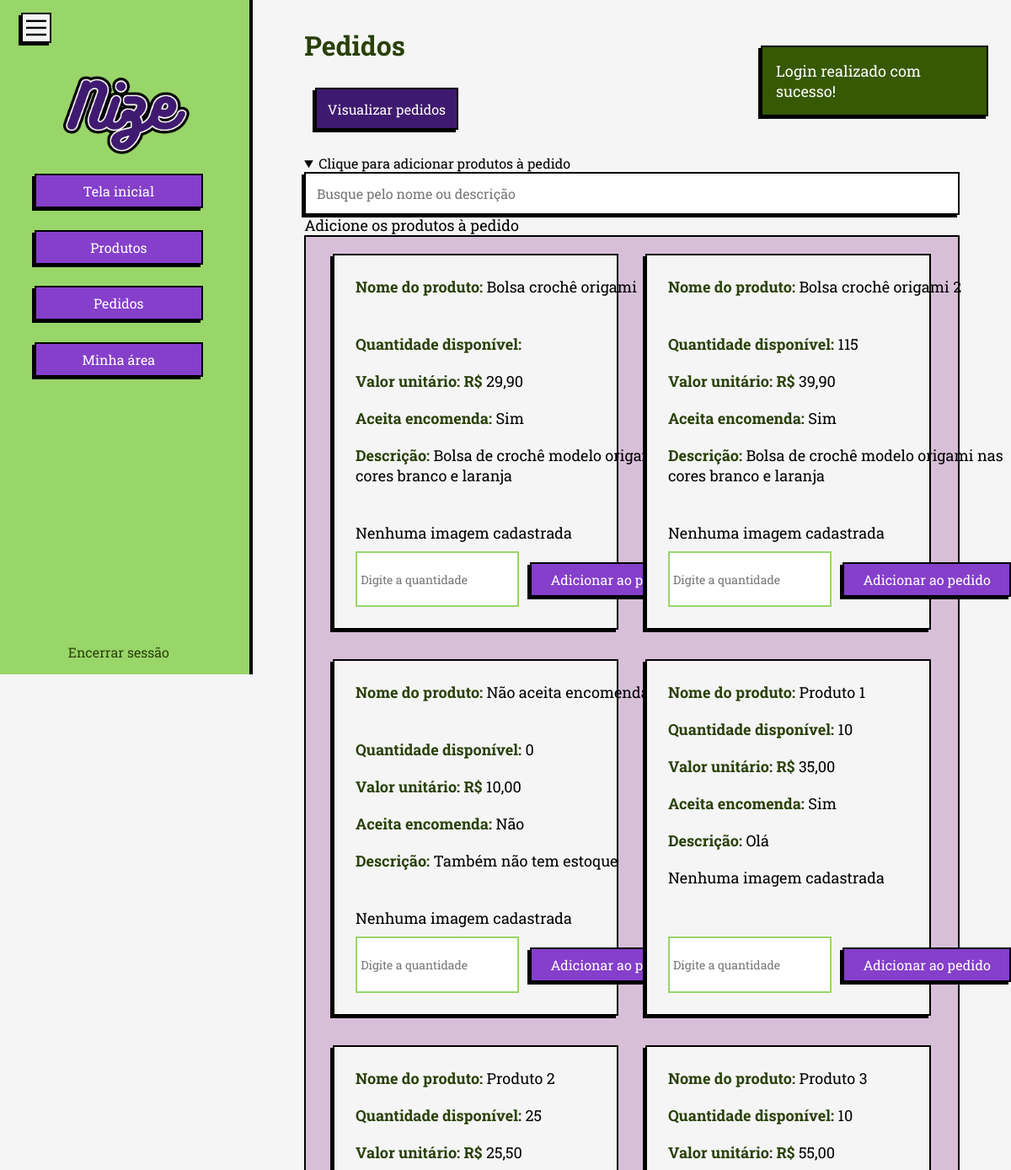
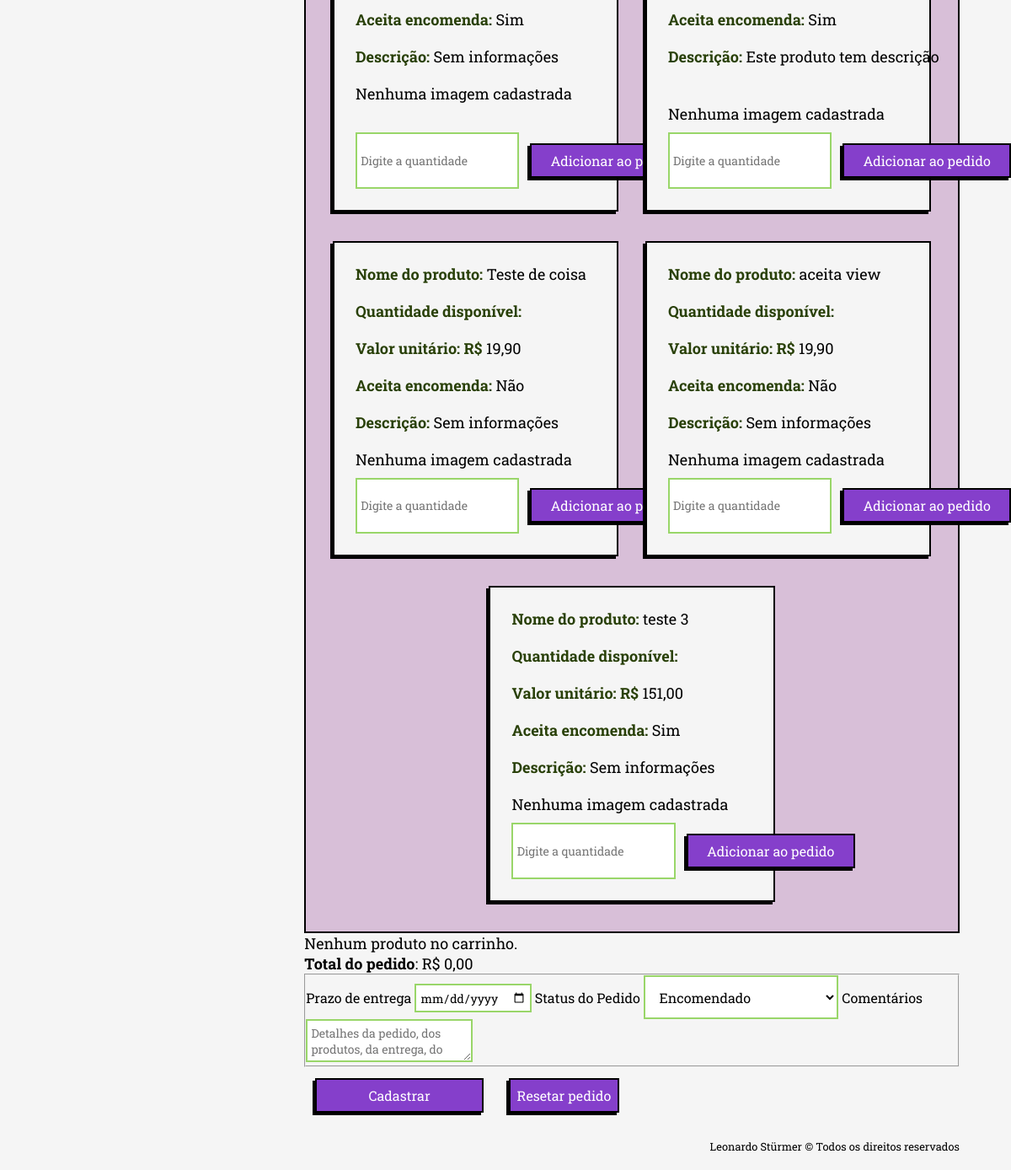
The page /php/view/gui_pedidos.php (signed in) on the database its author committed (2 pictures, top to bottom).
### tables this page shows
CREATE TABLE produtos (
            id_produto INTEGER PRIMARY KEY AUTOINCREMENT NOT NULL,
            id_usuario INTEGER NOT NULL,
            nome TEXT NOT NULL,
            valor_unitario REAL NOT NULL,
            quantidade INTEGER NULL,
            imagem TEXT NULL,
            aceita_encomenda INTEGER NULL,
            descricao TEXT NULL,
            valor_custo REAL NULL, aceita_visualizacao INTEGER NULL,
            FOREIGN KEY (id_usuario) REFERENCES usuario (id_usuario)
    );

### php/persistence/conexaoBanco.class.php (called while the page is built, shortened)
<?php
class ConexaoBanco extends PDO {
    private static $instancia = null;
    public static function getInstancia() {
        if (!isset(self::$instancia)) {
            try {
                $caminhoBanco = __DIR__ . '/nize_database.db';
                $dsn = "sqlite:" . $caminhoBanco;
                self::$instancia = new ConexaoBanco($dsn, null, null);
                self::$instancia->setAttribute(PDO::ATTR_ERRMODE, PDO::ERRMODE_EXCEPTION);
                self::$instancia->setAttribute(PDO::ATTR_DEFAULT_FETCH_MODE, PDO::FETCH_ASSOC);
            } catch (PDOException $e) {
                $msg_erro = urlencode("Erro ao conectar com o banco SQLite: " . $e->getMessage());
                header("location:../view/gui_erro.php?msg=" . $msg_erro);
                exit;
            }
        }
        return self::$instancia;
    }
}

### php/model/usuario.class.php (called while the page is built, shortened)
<?php
class Usuario{
    public function __get($attribute){
        return $this->$attribute;
    }
}
?>

### php/dao/produtodao.class.php (called while the page is built, shortened)
<?php
require_once '../persistence/conexaoBanco.class.php';
class ProdutoDAO{
    private $conexao;
    public function __construct() {
        $this-> conexao = ConexaoBanco::getInstancia();
    }
    public function listarTodosProdutos($id_usuario) : array {
        try{
            $sql = $this->conexao->prepare("SELECT * FROM produtos WHERE id_usuario = :id_usuario ORDER BY nome ASC");
            $sql->bindValue(":id_usuario", $id_usuario);
            $sql->execute();
            return $sql->fetchAll(PDO::FETCH_ASSOC);
        } catch (Exception $e){
            $_SESSION['msg'] = "Erro ao listar produtos";
            header("location:../view/gui_visualizacao_produtos.php");
            exit;
        }
    }
}

### php/view/gui_pedidos.php (the view, shortened to what this page needs)
<?php
require_once '../model/usuario.class.php';
require_once '../dao/produtodao.class.php';
$usuario = unserialize($_SESSION['usuario_logado']);
$produtoDAO = new ProdutoDAO();
$listaProdutos = $produtoDAO->listarTodosProdutos($usuario->id_usuario);
?>
<!DOCTYPE html>
<html lang="pt-br">
<head>
    <link rel="stylesheet" href="../../css/normalize.css">
    <link rel="stylesheet" href="../../css/query.css">
    <link rel="stylesheet" href="../../css/style.css">
</head>
<body>
    <details class="coll-sidenav" open>
        <summary><span class="material-symbols-outlined">dehaze</span></summary>
        <div class="sidenav">
            <img src="../../img/logo/nize_new.png" alt="Nize" id="logo-sidenav">
            <a href="tela_inicial.php">Tela inicial</a>
            <a href="gui_visualizacao_produtos.php">Produtos</a>
            <a href="gui_visualizacao_pedidos.php">Pedidos</a>
            <a href="gui_minha_area.php">Minha área</a>
            <a href="../controller/logout.php" id="btn-sair">Encerrar sessão</a>
        </div>
    </details>
    <div class="conteudo-pagina">
    <main>
        <?php
            if (isset($_SESSION["msg"])) {
                echo "<div id='session-msg'>" . $_SESSION['msg'].  "</div>";
            }
        ?>
        <div class="internal-nav">
            <h1>Pedidos</h1>
            <div class="internal-nav-links">
                <a href="gui_visualizacao_pedidos.php">Visualizar pedidos</a>
            </div>
        </div>
            <details open>
                <summary style="cursor: pointer;">Clique para adicionar produtos à pedido</summary>
                    <div class="adicionar-produtos">
                        <form onsubmit="return false;">
                            <input type="text" id="pesquisa-produtos" class="input-pesquisa" placeholder="Busque pelo nome ou descrição" autocomplete="off">
                        </form>
                        <p>Adicione os produtos à pedido</p>
                        <div class="lista-produtos">
                            <?php if (!empty($listaProdutos)): ?>
                                <?php foreach ($listaProdutos as $item):?>
                                    <div class="product-view">
                                        <p><strong>Nome do produto:</strong> <?php echo htmlspecialchars(mb_convert_encoding($item['nome'], "UTF-8", "AUTO")); ?></p>
                                        <p><strong>Quantidade disponível:</strong> <?php echo htmlspecialchars($item['quantidade']);?> </p>
                                        <p><strong>Valor unitário: R$</strong> <?php echo number_format((float)$item['valor_unitario'], 2, ',', '.') ?> </p>
                                        <p><strong>Aceita encomenda:</strong> <?php if ($item['aceita_encomenda']) {echo "Sim";} else {echo "Não"; } ?></p>
                                        <p><strong>Descrição:</strong> <?php if (htmlspecialchars($item['descricao'])) { echo htmlspecialchars($item['descricao']); } else { echo 'Sem informações';}?></p>
                                        <?php if($item['imagem']){
                                                echo "<img src='uploads/" . htmlspecialchars($item['imagem']) . "' alt='imagem do produto' class='img-produtos'>";
                                            } else {
                                                echo "<p class='img-produtos'>Nenhuma imagem cadastrada</p>";
                                            } ?>
                                        <form action="../controller/pedidoControle.php" method="get" class="product-btns">
                                            <input type="number" name="quantidadeVendida" id="quantidadeVendida" class="input-pedido" maxlength="3" placeholder="Digite a quantidade" autocomplete="off">
                                            <input type="submit" class="btn-add" value="Adicionar ao pedido">
                                        </form>
                                    </div>
                                    <?php endforeach; ?>
                                <?php else: echo "Nenhum produto cadastrado." ?>
                            <?php endif; ?>
                        </div>
                    </div>
            </details>
            <div class="produtos-no-pedido">
                <?php
                if (!empty($_SESSION['carrinho'])) {
                    foreach ($_SESSION['carrinho'] as $id_produto => $quantidade) {
                        $produtoVendido = $produtoDAO->buscarPorId($id_produto);
                        if ($produtoVendido) {
                            $valor_unitario = (float)$produtoVendido['valor_unitario'];
                            $quantidade =  (int)$quantidade;
                            $valor = $valor_unitario * $quantidade;
                            $_SESSION['total_compra'] += $valor;
                            echo "<h4>Produto</b>: " . htmlspecialchars($produtoVendido['nome']) . "</h4><br>";
                            echo "<p>";
                            echo "<b>Quantidade</b>: " . $quantidade . "<br>";
                            echo "<b>Valor do produto</b>: R$ " . number_format((float)$produtoVendido['valor_unitario'], 2, ',', '.') . "<br>";
                            $valor_total = (float)$produtoVendido['valor_unitario'];
                            $valor_total = $valor_total * $quantidade;
                            echo "<b>Valor total</b>: R$ " . (number_format((float)$valor_total, 2, ',', '.')) . "<br>";
                            echo "<a href='../controller/pedidoControle.php?op=removerQuantidade&id=$id_produto&valor=$valor'>Remover produto</a>";
                        } else {
                            echo "<p><b>Produto ID $id_produto</b> não foi encontrado no estoque.</p>";
                        }
                    }
                } else {
                    echo "<p>Nenhum produto no carrinho.</p>";
                }
                echo "<p><b>Total do pedido</b>: R$ " . number_format($_SESSION['total_compra'], 2, ',', '.') . "</p>";
                ?>
            </div>
        <form action="../controller/pedidoControle.php" method="get">
            <fieldset id="pedidos-form">
                <div >
                    <label for="prazoPedido">
                        Prazo de entrega
                        <input type="date" name="prazoPedido" id="prazoPedido" class="input-pedido" required>
                    </label>
                    <label for="statusPedido">
                        Status do Pedido
                        <select name="statusPedido" id="statusPedido">
                            <option value="encomendado">Encomendado</option>
                        </select>
                    </label>
                    <label for="comentarioPedido">
                        Comentários
                        <textarea name="comentarioPedido" id="comentarioPedido" class="input-pedido" placeholder="Detalhes da pedido, dos produtos, da entrega, do cliente, entre outros."></textarea>
                    </label>
                </div>
            </fieldset>
            <button type="submit">Cadastrar</button>
            <a href="../controller/pedidoControle.php?op=limparCarrinho">Resetar pedido</a>
        </form>
        <footer>Leonardo Stürmer &copy; Todos os direitos reservados</footer>
    </main>
    </div>
</body>
</html>

### css/style.css (style rules this page uses)
.coll-sidenav { position: absolute; top: 0; bottom: 0; left: 0; z-index: 9999; margin: 0; font-size: 1em; background-color: transparent; }
.coll-sidenav[open] { position: fixed; top: 0; bottom: 0; left: 0; z-index: 9999; margin: 0; }
.coll-sidenav[open] + .conteudo-pagina { margin-left: 300px; width: calc(100% - 300px); }
.coll-sidenav > summary { position: absolute; top: 15px; left: 15px; z-index: 1000; list-style-type: none; outline: none; }
.coll-sidenav > summary > span { position: fixed; font-size: 2rem; margin-left: 10px; border: var(--border); box-shadow: var(--box-shadow); background-color: whitesmoke; transition: rotate 0.5s ease-in-out; rotate: 0deg; }
.sidenav { display: flex; flex-direction: column; height: 100vh; width: 300px; position: relative; background-color: var(--lightGreen); padding-top: 80px; padding-left: 28px; padding-right: 25px; border-right: 4px solid black; }
#btn-sair { justify-content: center; background-color: transparent; color: var(--darkGreen); border: 2.8px solid transparent; box-shadow: none; margin-top: auto; bottom: 10px; padding: 0.1rem; }
.internal-nav { display: inline-block; margin-bottom: 2em 0; gap: 20px; }
.internal-nav h1 { padding: 0; color: var(--darkGreen); text-align: left; margin-right: 10rem; }
.internal-nav-links { margin: 1em 0; display: flex; justify-content: baseline; align-items: center; gap: 20px; }
.internal-nav-links > a { text-decoration: none; border: var(--border); box-shadow: var(--box-shadow); background-color: var(--darkerPurple); padding: 0.8em; color: white; width: fit-content; text-align: center; }
#pesquisa-produtos { border: var(--border); box-shadow: var(--box-shadow); padding: 0.8em; font-size: 16px; width: 100%; }
.lista-produtos { display: flex; flex-wrap: wrap; border: var(--border-thin); padding: 10px; background-color: thistle; justify-content: space-evenly; }
.product-view { display: flex; flex-wrap: wrap; flex-direction: column; background-color: whitesmoke; border: var(--border); box-shadow: var(--box-shadow); padding: 15px; margin: 10px; margin-bottom: 25px; box-sizing: border-box; width: 45%; min-height: fit-content; }
.product-view > p { margin: 10px; }
.product-btns { display: flex; justify-content: center; margin: 10px; margin-top: auto; }

### rows shown on the page
produtos: nome "Bolsa crochê origami", valor_unitario "29,90", aceita_encomenda "Sim", descricao "Bolsa de crochê modelo origami nas cores branco e laranja", shows "Nenhuma imagem cadastrada"
produtos: nome "Bolsa crochê origami 2", quantidade "115", valor_unitario "39,90", aceita_encomenda "Sim", descricao "Bolsa de crochê modelo origami nas cores branco e laranja", shows "Nenhuma imagem cadastrada"
produtos: nome "Não aceita encomenda", quantidade "0", valor_unitario "10,00", aceita_encomenda "Não", descricao "Também não tem estoque", shows "Nenhuma imagem cadastrada"
produtos: nome "Produto 1", quantidade "10", valor_unitario "35,00", aceita_encomenda "Sim", descricao "Olá", shows "Nenhuma imagem cadastrada"
produtos: nome "Produto 2", quantidade "25", valor_unitario "25,50", aceita_encomenda "Sim", descricao "Sem informações", shows "Nenhuma imagem cadastrada"
produtos: nome "Produto 3", quantidade "10", valor_unitario "55,00", aceita_encomenda "Sim", descricao "Este produto tem descrição", shows "Nenhuma imagem cadastrada"
produtos: nome "Teste de coisa", valor_unitario "19,90", aceita_encomenda "Não", descricao "Sem informações", shows "Nenhuma imagem cadastrada"
produtos: nome "aceita view", valor_unitario "19,90", aceita_encomenda "Não", descricao "Sem informações", shows "Nenhuma imagem cadastrada"
produtos: nome "teste 3", valor_unitario "151,00", aceita_encomenda "Sim", descricao "Sem informações", shows "Nenhuma imagem cadastrada"

### other values the page prints
$_SESSION['msg'] "Login realizado com sucesso!"
$_SESSION['total_compra'] "0,00"
